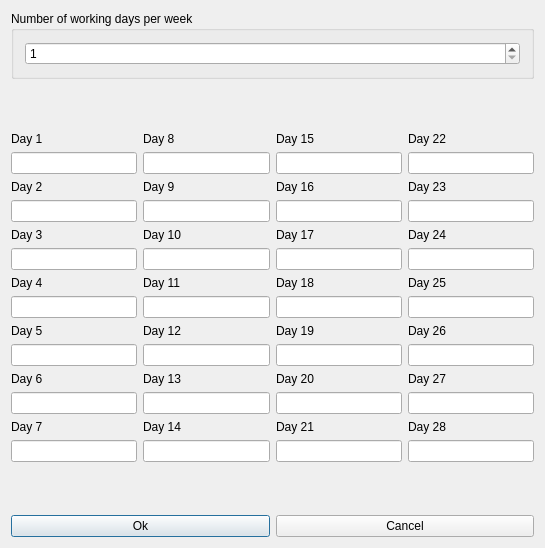
<?xml version="1.0" encoding="UTF-8"?>
<ui version="4.0">
 <class>DaysForm_template</class>
 <widget class="QDialog" name="DaysForm_template">
  <property name="geometry">
   <rect>
    <x>0</x>
    <y>0</y>
    <width>545</width>
    <height>548</height>
   </rect>
  </property>
  <property name="windowTitle">
   <string extracomment="The title of the dialog to set the days of the week">The days of the week</string>
  </property>
  <layout class="QGridLayout">
   <item row="4" column="0" colspan="2">
    <layout class="QHBoxLayout">
     <item>
      <widget class="QPushButton" name="okPushButton">
       <property name="text">
        <string>Ok</string>
       </property>
      </widget>
     </item>
     <item>
      <widget class="QPushButton" name="cancelPushButton">
       <property name="text">
        <string>Cancel</string>
       </property>
      </widget>
     </item>
    </layout>
   </item>
   <item row="0" column="0" colspan="2">
    <widget class="Q3GroupBox" name="groupBox1">
     <property name="title">
      <string>Number of working days per week</string>
     </property>
     <layout class="QGridLayout">
      <item row="0" column="0">
       <widget class="QSpinBox" name="daysSpinBox">
        <property name="minimum">
         <number>1</number>
        </property>
        <property name="maximum">
         <number>100</number>
        </property>
       </widget>
      </item>
     </layout>
    </widget>
   </item>
   <item row="2" column="0" colspan="2">
    <layout class="QHBoxLayout">
     <item>
      <layout class="QVBoxLayout">
       <item>
        <widget class="QLabel" name="day1TextLabel">
         <property name="text">
          <string>Day 1</string>
         </property>
         <property name="wordWrap">
          <bool>false</bool>
         </property>
        </widget>
       </item>
       <item>
        <widget class="QLineEdit" name="day1LineEdit"/>
       </item>
       <item>
        <widget class="QLabel" name="day2TextLabel">
         <property name="text">
          <string>Day 2</string>
         </property>
         <property name="wordWrap">
          <bool>false</bool>
         </property>
        </widget>
       </item>
       <item>
        <widget class="QLineEdit" name="day2LineEdit"/>
       </item>
       <item>
        <widget class="QLabel" name="day3TextLabel">
         <property name="text">
          <string>Day 3</string>
         </property>
         <property name="wordWrap">
          <bool>false</bool>
         </property>
        </widget>
       </item>
       <item>
        <widget class="QLineEdit" name="day3LineEdit"/>
       </item>
       <item>
        <widget class="QLabel" name="day4TextLabel">
         <property name="text">
          <string>Day 4</string>
         </property>
         <property name="wordWrap">
          <bool>false</bool>
         </property>
        </widget>
       </item>
       <item>
        <widget class="QLineEdit" name="day4LineEdit"/>
       </item>
       <item>
        <widget class="QLabel" name="day5TextLabel">
         <property name="text">
          <string>Day 5</string>
         </property>
         <property name="wordWrap">
          <bool>false</bool>
         </property>
        </widget>
       </item>
       <item>
        <widget class="QLineEdit" name="day5LineEdit"/>
       </item>
       <item>
        <widget class="QLabel" name="day6TextLabel">
         <property name="text">
          <string>Day 6</string>
         </property>
         <property name="wordWrap">
          <bool>false</bool>
         </property>
        </widget>
       </item>
       <item>
        <widget class="QLineEdit" name="day6LineEdit"/>
       </item>
       <item>
        <widget class="QLabel" name="day7TextLabel">
         <property name="text">
          <string>Day 7</string>
         </property>
         <property name="wordWrap">
          <bool>false</bool>
         </property>
        </widget>
       </item>
       <item>
        <widget class="QLineEdit" name="day7LineEdit"/>
       </item>
      </layout>
     </item>
     <item>
      <layout class="QVBoxLayout">
       <item>
        <widget class="QLabel" name="day8TextLabel">
         <property name="text">
          <string>Day 8</string>
         </property>
         <property name="wordWrap">
          <bool>false</bool>
         </property>
        </widget>
       </item>
       <item>
        <widget class="QLineEdit" name="day8LineEdit"/>
       </item>
       <item>
        <widget class="QLabel" name="day9TextLabel">
         <property name="text">
          <string>Day 9</string>
         </property>
         <property name="wordWrap">
          <bool>false</bool>
         </property>
        </widget>
       </item>
       <item>
        <widget class="QLineEdit" name="day9LineEdit"/>
       </item>
       <item>
        <widget class="QLabel" name="day10TextLabel">
         <property name="text">
          <string>Day 10</string>
         </property>
         <property name="wordWrap">
          <bool>false</bool>
         </property>
        </widget>
       </item>
       <item>
        <widget class="QLineEdit" name="day10LineEdit"/>
       </item>
       <item>
        <widget class="QLabel" name="day11TextLabel">
         <property name="text">
          <string>Day 11</string>
         </property>
         <property name="wordWrap">
          <bool>false</bool>
         </property>
        </widget>
       </item>
       <item>
        <widget class="QLineEdit" name="day11LineEdit"/>
       </item>
       <item>
        <widget class="QLabel" name="day12TextLabel">
         <property name="text">
          <string>Day 12</string>
         </property>
         <property name="wordWrap">
          <bool>false</bool>
         </property>
        </widget>
       </item>
       <item>
        <widget class="QLineEdit" name="day12LineEdit"/>
       </item>
       <item>
        <widget class="QLabel" name="day13TextLabel">
         <property name="text">
          <string>Day 13</string>
         </property>
         <property name="wordWrap">
          <bool>false</bool>
         </property>
        </widget>
       </item>
       <item>
        <widget class="QLineEdit" name="day13LineEdit"/>
       </item>
       <item>
        <widget class="QLabel" name="day14TextLabel">
         <property name="text">
          <string>Day 14</string>
         </property>
         <property name="wordWrap">
          <bool>false</bool>
         </property>
        </widget>
       </item>
       <item>
        <widget class="QLineEdit" name="day14LineEdit"/>
       </item>
      </layout>
     </item>
     <item>
      <layout class="QVBoxLayout">
       <item>
        <widget class="QLabel" name="day1TextLabel_2">
         <property name="text">
          <string>Day 15</string>
         </property>
         <property name="wordWrap">
          <bool>false</bool>
         </property>
        </widget>
       </item>
       <item>
        <widget class="QLineEdit" name="day15LineEdit"/>
       </item>
       <item>
        <widget class="QLabel" name="day2TextLabel_2">
         <property name="text">
          <string>Day 16</string>
         </property>
         <property name="wordWrap">
          <bool>false</bool>
         </property>
        </widget>
       </item>
       <item>
        <widget class="QLineEdit" name="day16LineEdit"/>
       </item>
       <item>
        <widget class="QLabel" name="day3TextLabel_2">
         <property name="text">
          <string>Day 17</string>
         </property>
         <property name="wordWrap">
          <bool>false</bool>
         </property>
        </widget>
       </item>
       <item>
        <widget class="QLineEdit" name="day17LineEdit"/>
       </item>
       <item>
        <widget class="QLabel" name="day4TextLabel_2">
         <property name="text">
          <string>Day 18</string>
         </property>
         <property name="wordWrap">
          <bool>false</bool>
         </property>
        </widget>
       </item>
       <item>
        <widget class="QLineEdit" name="day18LineEdit"/>
       </item>
       <item>
        <widget class="QLabel" name="day5TextLabel_2">
         <property name="text">
          <string>Day 19</string>
         </property>
         <property name="wordWrap">
          <bool>false</bool>
         </property>
        </widget>
       </item>
       <item>
        <widget class="QLineEdit" name="day19LineEdit"/>
       </item>
       <item>
        <widget class="QLabel" name="day6TextLabel_2">
         <property name="text">
          <string>Day 20</string>
         </property>
         <property name="wordWrap">
          <bool>false</bool>
         </property>
        </widget>
       </item>
       <item>
        <widget class="QLineEdit" name="day20LineEdit"/>
       </item>
       <item>
        <widget class="QLabel" name="day7TextLabel_2">
         <property name="text">
          <string>Day 21</string>
         </property>
         <property name="wordWrap">
          <bool>false</bool>
         </property>
        </widget>
       </item>
       <item>
        <widget class="QLineEdit" name="day21LineEdit"/>
       </item>
      </layout>
     </item>
     <item>
      <layout class="QVBoxLayout">
       <item>
        <widget class="QLabel" name="day8TextLabel_2">
         <property name="text">
          <string>Day 22</string>
         </property>
         <property name="wordWrap">
          <bool>false</bool>
         </property>
        </widget>
       </item>
       <item>
        <widget class="QLineEdit" name="day22LineEdit"/>
       </item>
       <item>
        <widget class="QLabel" name="day9TextLabel_2">
         <property name="text">
          <string>Day 23</string>
         </property>
         <property name="wordWrap">
          <bool>false</bool>
         </property>
        </widget>
       </item>
       <item>
        <widget class="QLineEdit" name="day23LineEdit"/>
       </item>
       <item>
        <widget class="QLabel" name="day10TextLabel_2">
         <property name="text">
          <string>Day 24</string>
         </property>
         <property name="wordWrap">
          <bool>false</bool>
         </property>
        </widget>
       </item>
       <item>
        <widget class="QLineEdit" name="day24LineEdit"/>
       </item>
       <item>
        <widget class="QLabel" name="day11TextLabel_2">
         <property name="text">
          <string>Day 25</string>
         </property>
         <property name="wordWrap">
          <bool>false</bool>
         </property>
        </widget>
       </item>
       <item>
        <widget class="QLineEdit" name="day25LineEdit"/>
       </item>
       <item>
        <widget class="QLabel" name="day12TextLabel_2">
         <property name="text">
          <string>Day 26</string>
         </property>
         <property name="wordWrap">
          <bool>false</bool>
         </property>
        </widget>
       </item>
       <item>
        <widget class="QLineEdit" name="day26LineEdit"/>
       </item>
       <item>
        <widget class="QLabel" name="day13TextLabel_2">
         <property name="text">
          <string>Day 27</string>
         </property>
         <property name="wordWrap">
          <bool>false</bool>
         </property>
        </widget>
       </item>
       <item>
        <widget class="QLineEdit" name="day27LineEdit"/>
       </item>
       <item>
        <widget class="QLabel" name="day14TextLabel_2">
         <property name="text">
          <string>Day 28</string>
         </property>
         <property name="wordWrap">
          <bool>false</bool>
         </property>
        </widget>
       </item>
       <item>
        <widget class="QLineEdit" name="day28LineEdit"/>
       </item>
      </layout>
     </item>
    </layout>
   </item>
   <item row="1" column="1">
    <spacer name="spacer4">
     <property name="orientation">
      <enum>Qt::Vertical</enum>
     </property>
     <property name="sizeType">
      <enum>QSizePolicy::Expanding</enum>
     </property>
     <property name="sizeHint" stdset="0">
      <size>
       <width>20</width>
       <height>31</height>
      </size>
     </property>
    </spacer>
   </item>
   <item row="3" column="0">
    <spacer name="spacer5">
     <property name="orientation">
      <enum>Qt::Vertical</enum>
     </property>
     <property name="sizeType">
      <enum>QSizePolicy::Expanding</enum>
     </property>
     <property name="sizeHint" stdset="0">
      <size>
       <width>20</width>
       <height>41</height>
      </size>
     </property>
    </spacer>
   </item>
  </layout>
 </widget>
 <layoutdefault spacing="6" margin="11"/>
 <customwidgets>
  <customwidget>
   <class>Q3GroupBox</class>
   <extends>QGroupBox</extends>
   <header>Qt3Support/Q3GroupBox</header>
   <container>1</container>
  </customwidget>
 </customwidgets>
 <tabstops>
  <tabstop>daysSpinBox</tabstop>
  <tabstop>day1LineEdit</tabstop>
  <tabstop>day2LineEdit</tabstop>
  <tabstop>day3LineEdit</tabstop>
  <tabstop>day4LineEdit</tabstop>
  <tabstop>day5LineEdit</tabstop>
  <tabstop>day6LineEdit</tabstop>
  <tabstop>day7LineEdit</tabstop>
  <tabstop>day8LineEdit</tabstop>
  <tabstop>day9LineEdit</tabstop>
  <tabstop>day10LineEdit</tabstop>
  <tabstop>day11LineEdit</tabstop>
  <tabstop>day12LineEdit</tabstop>
  <tabstop>day13LineEdit</tabstop>
  <tabstop>day14LineEdit</tabstop>
  <tabstop>day15LineEdit</tabstop>
  <tabstop>day16LineEdit</tabstop>
  <tabstop>day17LineEdit</tabstop>
  <tabstop>day18LineEdit</tabstop>
  <tabstop>day19LineEdit</tabstop>
  <tabstop>day20LineEdit</tabstop>
  <tabstop>day21LineEdit</tabstop>
  <tabstop>day22LineEdit</tabstop>
  <tabstop>day23LineEdit</tabstop>
  <tabstop>day24LineEdit</tabstop>
  <tabstop>day25LineEdit</tabstop>
  <tabstop>day26LineEdit</tabstop>
  <tabstop>day27LineEdit</tabstop>
  <tabstop>day28LineEdit</tabstop>
  <tabstop>okPushButton</tabstop>
  <tabstop>cancelPushButton</tabstop>
 </tabstops>
 <resources/>
 <connections/>
</ui>
